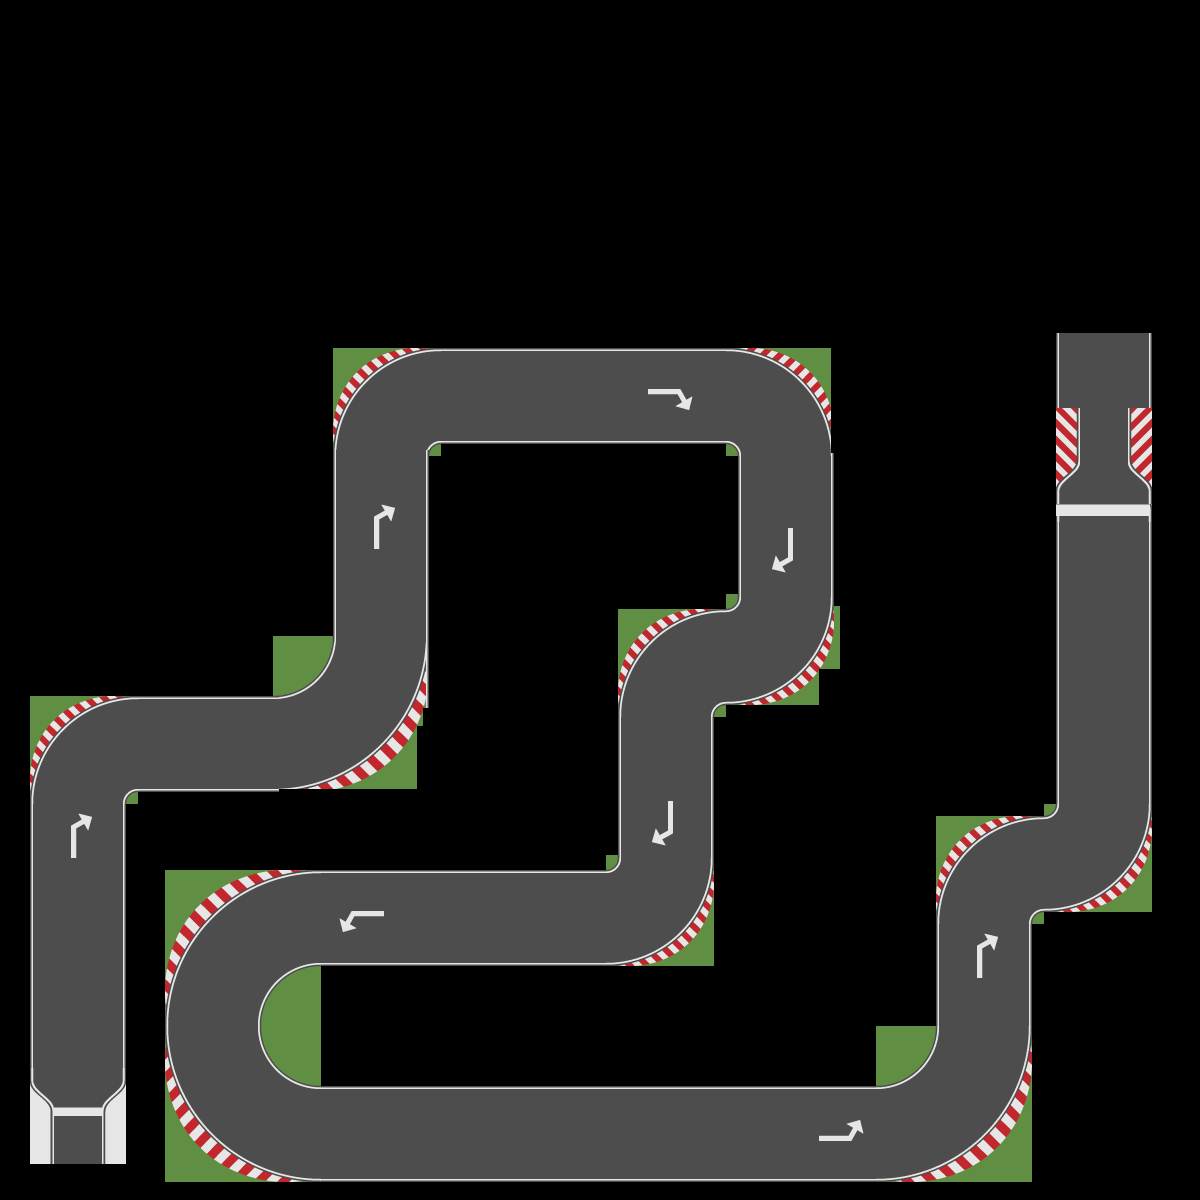

This game map was drawn from its Tiled (.tmx) file and the tilesets committed beside it. A one-line description and the trimmed map source follow:
An orthogonal 400x400 tile map with 3x3 px tiles, 1 tile layer (Tile Layer 1) and 6 objects (Finish).

<map version="1.0" tiledversion="1.0.2" orientation="orthogonal" renderorder="right-down" width="400" height="400" tilewidth="3" tileheight="3" nextobjectid="38">
 <tileset firstgid="1" source="track.tsx" />
 <layer name="Tile Layer 1" width="400" height="400">
  <data>[160000 cells, 49313 non-empty, 23196 distinct tile ids]</data>
 </layer>
 <objectgroup name="Out">
  <object id="25" name="Finish" x="1054.17" y="502" width="96.3333" height="16" />
  <object id="27" x="30" y="1162.5">
   <polyline points="0,0 -1,-400 2.5,-414 15,-435 30.5,-451 54,-463 77.5,-468.5 96.5,-467.5 246.5,-468 262.5,-471 280,-481.5 293,-497.5 302.5,-519.5 302.5,-558.5 301,-744 306,-759.5 320.5,-788 338.5,-803 361.5,-812.5 390,-817 405.5,-815 734,-814.5 747.5,-811.5 759,-806 779,-794.5 797,-768 802,-751 802.5,-732.5 804.5,-685.5 805.5,-548.5 805,-526 799.5,-511 789.5,-492 772.5,-473.5 759,-466.5 746,-460.5 725.5,-456.5 697,-457 689,-455.5 684,-447.5 684.5,-266.5 679.5,-246 664,-222.5 642,-205.5 617.5,-196.5 281.5,-196 269.5,-192.5 257,-184.5 243,-170.5 235,-155.5 231,-135.5 234,-118 244.5,-101 262.5,-85 282.5,-79.5 311,-77 846,-77.5 861.5,-80 877.5,-88 890.5,-99 903.5,-119.5 904.5,-161 903,-278 909,-298.5 922.5,-318.5 949.5,-341 979,-349.5 1017,-349.5 1024,-356 1024,-658.5 1026.5,-667 1027,-685.5 1028,-826.5" />
  </object>
  <object id="28" x="126" y="1162.5">
   <polyline points="0,0 1,-359.5 2,-365 7.5,-370 202.5,-372.5 214,-372.5 240,-381 267,-400.5 299.5,-451.5 302.5,-469 304,-709.5 311,-716 602,-717 607,-715 610.5,-709 611,-562.5 606.5,-557.5 599,-555 574.5,-555 555,-554 537.5,-547 516.5,-533.5 502,-517.5 494,-498.5 488.5,-478.5 490,-471.5 492.5,-302.5 486.5,-297.5 482.5,-294 463,-294 141.5,-294 124.5,-288.5 110.5,-284 95.5,-276.5 72,-259 48.5,-225.5 38.5,-197 31,-167.5 26.5,-118.5 39,-70 53,-36.5 73.5,-12.5 102,9 139.5,19.5 179.5,20 799.5,21 825.5,15 868,-7.5 891,-42 901,-63.5 907,-91 906,-242 909,-246 916,-250.5 934.5,-250 961,-250.5 984,-259.5 1005.5,-275.5 1018,-292.5 1027.5,-318.5 1028,-337.5 1025.5,-660 1027,-666.5 1024,-681.5 1024.5,-828" />
  </object>
  <object id="33" x="101.5" y="1162">
   <polyline points="0,0 1.5,-56 4,-63 15.5,-73 21.5,-77.5" />
  </object>
  <object id="35" x="53.5" y="1162.5">
   <polyline points="0,0 -1,-56.5 -6,-63 -20.5,-76.5 -23,-77.5" />
  </object>
  <object id="36" x="1057" y="332">
   <polyline points="0,0 93.5,1" />
  </object>
 </objectgroup>
</map>
